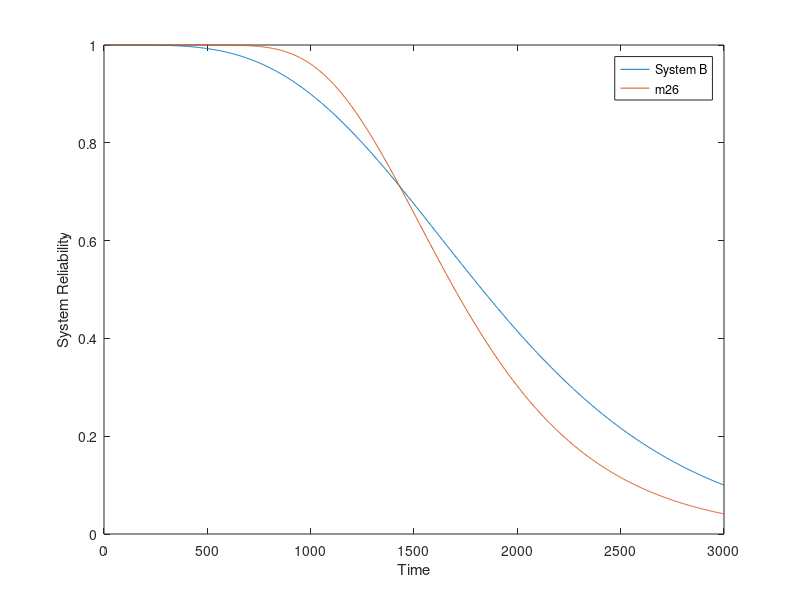

This chart was generated by the following MATLAB code:
%grafico della reliability sul tempo dato un m fissato

x = linspace(0,3000,1000);
k= exp(-(x/1400));
yB = (1 - (1 - k).^5).^3; ;
yA6 = 1 - (1 - k.^3).^6;
yA7 = 1 - (1 - k.^3).^7;
yA8 = 1 - (1 - k.^3).^8;
yA9 = 1 - (1 - k.^3).^9;
yA10 = 1 - (1 - k.^3).^10;
yA14 = 1 - (1 - k.^3).^14;
yA20 = 1 - (1 - k.^3).^20;
yA21 = 1 - (1 - k.^3).^21;
yA22 = 1 - (1 - k.^3).^22;
yA26 = 1 - (1 - k.^3).^26;
plot(x,yB,x,yA26);
legend('System B','m26');
xlabel('Time');
ylabel('System Reliability');